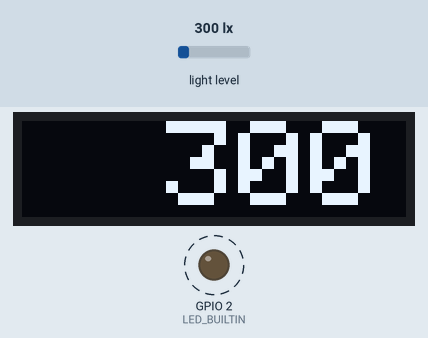
Recording of a sketch running on a simulated ESP8266 (NodeMCU). On the bench: 128×32 one-colour display, output pins drawn as LEDs (lit = HIGH, except the on-board LED, lit = LOW). Dashed ring = blinking. Inputs (shaded band) come from the test bench; at power-on: light level 300 lx.

Above: at 1.26 s.
1.3 s: light level set to 40 lx
At 1.58 s:
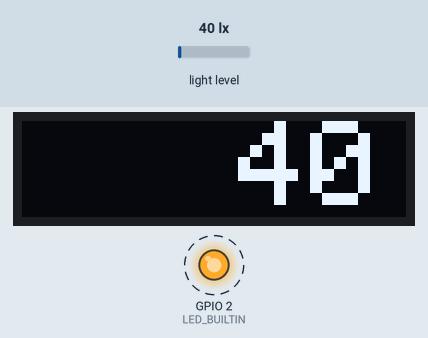
3.1 s: light level set to 500 lx
At 3.39 s:
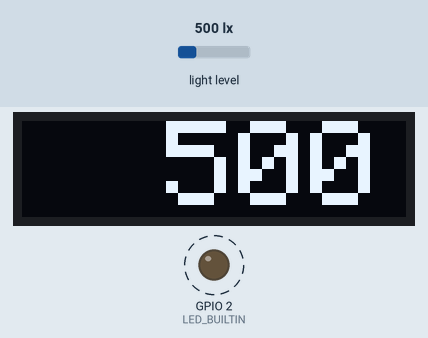
4.6 s: light level set to 1000 lx
At 4.88 s:
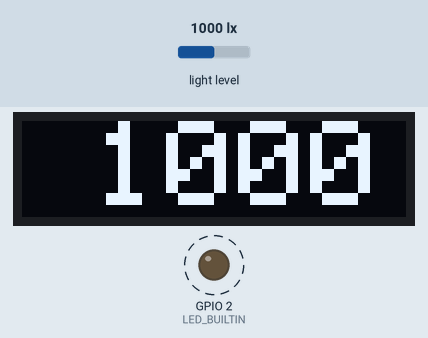
Timing chart, 0 to 12.1 s (numbered marks = the images above; inputs shaded):
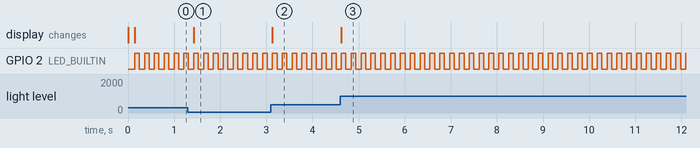

The sketch:

src.ino
```cpp
/*
 *  Add board manager URL: http://arduino.esp8266.com/stable/package_esp8266com_index.json
 *  Add board via board manager: esp8266 v3.0.2
 *  Select this ESP8266 board: Generic ESP8266 Module
 *  Install Libraries:
 *      - BH1750 v1.3.0
 *      - Adafruit SSD1306 v2.5.7
*/
#include <ESP8266WiFi.h>
#include <Wire.h>
#include <BH1750.h>
#include <Adafruit_SSD1306.h>

#define SDA_PIN 4  // GPIO4/Pin 19/D2
#define SCL_PIN 5  // GPIO5/Pin 20/D1

#define SCREEN_WIDTH 128
#define SCREEN_HEIGHT 32
#define OLED_RESET -1
#define SCREEN_ADDRESS 0x3C

BH1750 lightMeter;
Adafruit_SSD1306 display(SCREEN_WIDTH, SCREEN_HEIGHT, &Wire, OLED_RESET);

void setup() {
    WiFi.mode(WIFI_OFF);
    WiFi.forceSleepBegin();
    delay(1);

    pinMode(LED_BUILTIN, OUTPUT);

    Wire.begin(SDA_PIN, SCL_PIN);
    if(!display.begin(SSD1306_SWITCHCAPVCC, SCREEN_ADDRESS)) {
        Serial.println(F("SSD1306 allocation failed"));
        for(;;); // Don't proceed, loop forever
    }
    display.setTextSize(4);
    display.setTextColor(SSD1306_WHITE);

    lightMeter.begin(BH1750::CONTINUOUS_HIGH_RES_MODE_2);
}

void loop() {
    digitalWrite(LED_BUILTIN, LOW);
    delay(100);

    int lux = lightMeter.readLightLevel();
    drawLux(lux);

    digitalWrite(LED_BUILTIN, HIGH);
    delay(100);
}

void drawLux(int lux) {
    display.clearDisplay();
    display.setCursor(0, 0);

    int leftPad = 5 - floor(log10(lux) + 1);
    for(int i=0; i<leftPad; i++) {
        display.print(" ");
    }

    display.print(lux);
    display.display();
}
```

Measured:
- after the input at 1.3 s, the display: changes after 0.13 s (image 1)
- after the input at 3.1 s, the display: changes at once (image 2)
- after the input at 4.6 s, the display: changes at once (image 3)
- by itself, GPIO 2 (LED_BUILTIN): alternates HIGH for 0.10 s and LOW for 0.11 s
